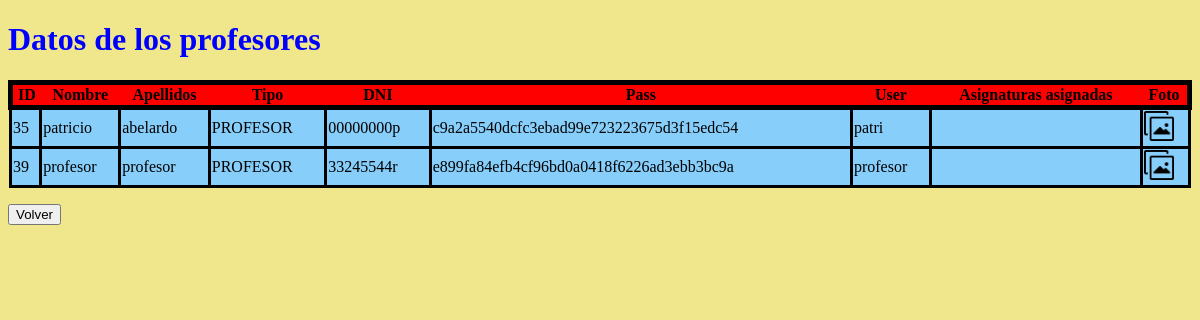
The page /src/verProfesor.php on the database its author committed.
### tables this page shows
CREATE TABLE `persona` (
  `ID` int(11) NOT NULL,
  `NOMBRE` varchar(25) NOT NULL,
  `APELLIDOS` varchar(45) NOT NULL,
  `TIPO` enum('ALUMNO','PROFESOR','ADMIN') NOT NULL,
  `DNI` varchar(9) NOT NULL,
  `PASS` varchar(25) DEFAULT NULL,
  `USER` varchar(20) NOT NULL,
  `FOTO` varchar(100) NOT NULL DEFAULT 'default.jpg'
);

### src/verProfesor.php (the view, shortened to what this page needs)
<!DOCTYPE html>
<html>
    <head>
        <link href="../templates/tabla.css" rel="stylesheet" type="text/css">
    </head>
    <body>
    <h1 style= "color: blue;">Datos de los profesores</h1>
    <?php
         $conexionadmin = mysqli_connect('localhost','teresa','ranateresa','universidad') ;
        $consulta = mysqli_query($conexionadmin, "SELECT * FROM persona where TIPO='PROFESOR'");
        $consultaprof = mysqli_query($conexionadmin, "SELECT * FROM profesor");
        $numcol = mysqli_num_rows($consulta);
        for( $i = 0 ; $i < $numcol ; $i++ ){
            $fila = mysqli_fetch_array($consulta);
            $filaprof = mysqli_fetch_array($consultaprof);
            if($i == 0){
                echo " <table class=\"encabezado\" >
                <tr class = \"titulos\">
                <th>ID</th>
                <th>Nombre</th>
                <th>Apellidos</th>
                <th>Tipo</th>
                <th>DNI</th>
                <th>Pass</th>
                <th>User</th>
                <th>Asignaturas asignadas</th>
                <th>Foto</th>
                </tr>";
            }
                $filename = $fila['FOTO'];
                $dir = "../imgs/".$filename ;
                $matr =str_replace(",", " ", $filaprof['ASIGASOC'] );
                echo
                "<tr class=\"filas\" >
                <td> ".$fila['ID']." </td>
                <td> ".$fila['NOMBRE']." </td>
                <td> ".$fila['APELLIDOS']." </td>
                <td> ".$fila['TIPO']." </td>
                <td> ".$fila['DNI']." </td>
                <td> ".sha1($fila['PASS'])." </td>
                <td> ".$fila['USER']." </td>
                <td> ".$matr."</td>
                <td> <a href=$dir>";
                if($filename != null)
                    echo "<img src=\"../imgs/img.png\" width=\"30px\" height=\"30px\" /> </a> </td>";
                echo "<tr>";
        }
        echo "</table></div>";
        echo " <br>   <form action=\"./paneladmin.php\" >
        <input type=\"submit\" value=\"Volver\" />
        </form>";
    ?>
    </body>
</html>

### templates/tabla.css (style rules this page uses)
body { background-color :khaki; }
.encabezado { table-layout: auto; width: 100%; border: 10px black; border-collapse: collapse; }
.filas { border: black 3px solid; background-color:lightskyblue; }
.titulos { border: black 5px solid; background-color: red; }
td { border: black 3px solid; }

### rows shown on the page
persona: shows "ID", ID "35", NOMBRE "patricio", APELLIDOS "abelardo", TIPO "PROFESOR", DNI "00000000p", PASS "c9a2a5540dcfc3ebad99e723223675d3f15edc54", USER "patri"
persona: ID "39", NOMBRE "profesor", APELLIDOS "profesor", TIPO "PROFESOR", DNI "33245544r", PASS "e899fa84efb4cf96bd0a0418f6226ad3ebb3bc9a", USER "profesor"
